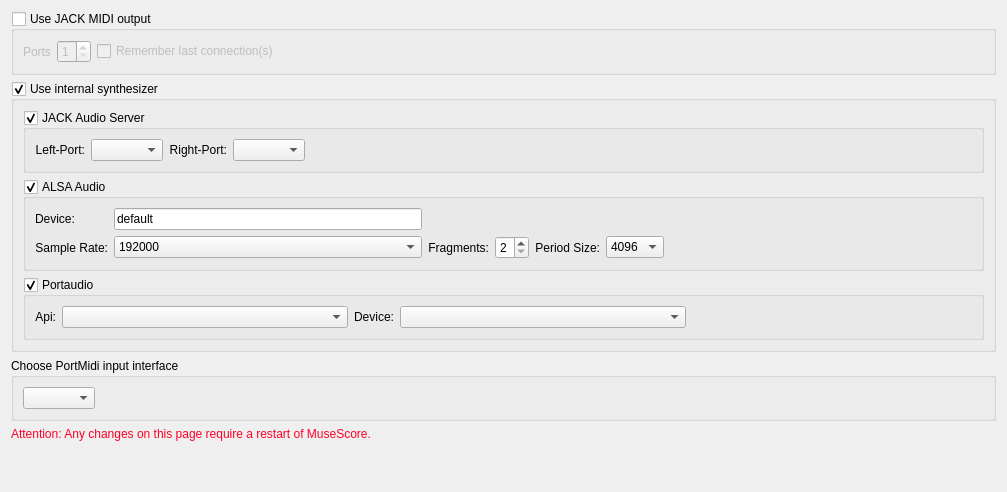
     <widget class="QWidget" name="tab_2">
      <property name="accessibleName">
       <string/>
      </property>
      <attribute name="title">
       <string>I/O</string>
      </attribute>
      <layout class="QVBoxLayout" name="verticalLayout_8">
       <item>
        <widget class="QGroupBox" name="useJackMidi">
         <property name="sizePolicy">
          <sizepolicy hsizetype="Preferred" vsizetype="Preferred">
           <horstretch>0</horstretch>
           <verstretch>0</verstretch>
          </sizepolicy>
         </property>
         <property name="title">
          <string>Use JACK MIDI output</string>
         </property>
         <property name="flat">
          <bool>true</bool>
         </property>
         <property name="checkable">
          <bool>true</bool>
         </property>
         <property name="checked">
          <bool>false</bool>
         </property>
         <layout class="QHBoxLayout" name="horizontalLayout_7">
          <item>
           <layout class="QFormLayout" name="formLayout_6">
            <property name="fieldGrowthPolicy">
             <enum>QFormLayout::AllNonFixedFieldsGrow</enum>
            </property>
            <item row="0" column="0">
             <widget class="QLabel" name="label_22">
              <property name="text">
               <string>Ports</string>
              </property>
             </widget>
            </item>
            <item row="0" column="1">
             <widget class="QSpinBox" name="midiPorts">
              <property name="minimum">
               <number>1</number>
              </property>
              <property name="maximum">
               <number>8</number>
              </property>
              <property name="value">
               <number>1</number>
              </property>
             </widget>
            </item>
           </layout>
          </item>
          <item>
           <widget class="QCheckBox" name="rememberLastMidiConnections">
            <property name="text">
             <string>Remember last connection(s)</string>
            </property>
           </widget>
          </item>
          <item>
           <spacer name="horizontalSpacer_4">
            <property name="orientation">
             <enum>Qt::Horizontal</enum>
            </property>
            <property name="sizeHint" stdset="0">
             <size>
              <width>705</width>
              <height>20</height>
             </size>
            </property>
           </spacer>
          </item>
         </layout>
        </widget>
       </item>
       <item>
        <widget class="QGroupBox" name="useSynthesizer">
         <property name="sizePolicy">
          <sizepolicy hsizetype="Preferred" vsizetype="Preferred">
           <horstretch>0</horstretch>
           <verstretch>0</verstretch>
          </sizepolicy>
         </property>
         <property name="title">
          <string>Use internal synthesizer</string>
         </property>
         <property name="flat">
          <bool>true</bool>
         </property>
         <property name="checkable">
          <bool>true</bool>
         </property>
         <layout class="QVBoxLayout">
          <item>
           <widget class="QGroupBox" name="jackDriver">
            <property name="title">
             <string>JACK Audio Server</string>
            </property>
            <property name="flat">
             <bool>true</bool>
            </property>
            <property name="checkable">
             <bool>true</bool>
            </property>
            <layout class="QHBoxLayout">
             <item>
              <widget class="QLabel" name="label_6">
               <property name="sizePolicy">
                <sizepolicy hsizetype="Fixed" vsizetype="Fixed">
                 <horstretch>0</horstretch>
                 <verstretch>0</verstretch>
                </sizepolicy>
               </property>
               <property name="text">
                <string>Left-Port:</string>
               </property>
               <property name="textFormat">
                <enum>Qt::PlainText</enum>
               </property>
               <property name="alignment">
                <set>Qt::AlignRight|Qt::AlignTrailing|Qt::AlignVCenter</set>
               </property>
              </widget>
             </item>
             <item>
              <widget class="QComboBox" name="jackLPort"/>
             </item>
             <item>
              <widget class="QLabel" name="label_7">
               <property name="sizePolicy">
                <sizepolicy hsizetype="Fixed" vsizetype="Fixed">
                 <horstretch>0</horstretch>
                 <verstretch>0</verstretch>
                </sizepolicy>
               </property>
               <property name="text">
                <string>Right-Port:</string>
               </property>
               <property name="textFormat">
                <enum>Qt::PlainText</enum>
               </property>
               <property name="alignment">
                <set>Qt::AlignRight|Qt::AlignTrailing|Qt::AlignVCenter</set>
               </property>
              </widget>
             </item>
             <item>
              <widget class="QComboBox" name="jackRPort"/>
             </item>
             <item>
              <spacer name="horizontalSpacer_8">
               <property name="orientation">
                <enum>Qt::Horizontal</enum>
               </property>
               <property name="sizeHint" stdset="0">
                <size>
                 <width>40</width>
                 <height>20</height>
                </size>
               </property>
              </spacer>
             </item>
            </layout>
           </widget>
          </item>
          <item>
           <widget class="QGroupBox" name="alsaDriver">
            <property name="sizePolicy">
             <sizepolicy hsizetype="Expanding" vsizetype="Preferred">
              <horstretch>0</horstretch>
              <verstretch>0</verstretch>
             </sizepolicy>
            </property>
            <property name="title">
             <string>ALSA Audio</string>
            </property>
            <property name="flat">
             <bool>true</bool>
            </property>
            <property name="checkable">
             <bool>true</bool>
            </property>
            <property name="checked">
             <bool>true</bool>
            </property>
            <layout class="QGridLayout" name="gridLayout_5">
             <item row="0" column="0">
              <widget class="QLabel" name="label_10">
               <property name="text">
                <string>Device:</string>
               </property>
              </widget>
             </item>
             <item row="0" column="1">
              <widget class="QLineEdit" name="alsaDevice">
               <property name="text">
                <string>default</string>
               </property>
              </widget>
             </item>
             <item row="1" column="0">
              <widget class="QLabel" name="label_11">
               <property name="text">
                <string>Sample Rate:</string>
               </property>
               <property name="alignment">
                <set>Qt::AlignRight|Qt::AlignTrailing|Qt::AlignVCenter</set>
               </property>
              </widget>
             </item>
             <item row="1" column="1">
              <widget class="QComboBox" name="alsaSampleRate">
               <item>
                <property name="text">
                 <string>192000</string>
                </property>
               </item>
               <item>
                <property name="text">
                 <string>96000</string>
                </property>
               </item>
               <item>
                <property name="text">
                 <string>88200</string>
                </property>
               </item>
               <item>
                <property name="text">
                 <string>48000</string>
                </property>
               </item>
               <item>
                <property name="text">
                 <string>44100</string>
                </property>
               </item>
               <item>
                <property name="text">
                 <string>32000</string>
                </property>
               </item>
               <item>
                <property name="text">
                 <string>22050</string>
                </property>
               </item>
              </widget>
             </item>
             <item row="1" column="2">
              <widget class="QLabel" name="label_13">
               <property name="text">
                <string>Fragments:</string>
               </property>
               <property name="alignment">
                <set>Qt::AlignRight|Qt::AlignTrailing|Qt::AlignVCenter</set>
               </property>
              </widget>
             </item>
             <item row="1" column="3">
              <widget class="QSpinBox" name="alsaFragments">
               <property name="minimum">
                <number>2</number>
               </property>
               <property name="maximum">
                <number>8</number>
               </property>
               <property name="value">
                <number>2</number>
               </property>
              </widget>
             </item>
             <item row="1" column="4">
              <widget class="QLabel" name="label_12">
               <property name="text">
                <string>Period Size:</string>
               </property>
               <property name="alignment">
                <set>Qt::AlignRight|Qt::AlignTrailing|Qt::AlignVCenter</set>
               </property>
              </widget>
             </item>
             <item row="1" column="5">
              <widget class="QComboBox" name="alsaPeriodSize">
               <item>
                <property name="text">
                 <string>4096</string>
                </property>
               </item>
               <item>
                <property name="text">
                 <string>2048</string>
                </property>
               </item>
               <item>
                <property name="text">
                 <string>1024</string>
                </property>
               </item>
               <item>
                <property name="text">
                 <string>512</string>
                </property>
               </item>
               <item>
                <property name="text">
                 <string>256</string>
                </property>
               </item>
               <item>
                <property name="text">
                 <string>128</string>
                </property>
               </item>
               <item>
                <property name="text">
                 <string>64</string>
                </property>
               </item>
              </widget>
             </item>
             <item row="1" column="6">
              <spacer name="horizontalSpacer_9">
               <property name="orientation">
                <enum>Qt::Horizontal</enum>
               </property>
               <property name="sizeHint" stdset="0">
                <size>
                 <width>40</width>
                 <height>20</height>
                </size>
               </property>
              </spacer>
             </item>
            </layout>
           </widget>
          </item>
          <item>
           <widget class="QGroupBox" name="portaudioDriver">
            <property name="sizePolicy">
             <sizepolicy hsizetype="Preferred" vsizetype="Preferred">
              <horstretch>0</horstretch>
              <verstretch>0</verstretch>
             </sizepolicy>
            </property>
            <property name="title">
             <string>Portaudio</string>
            </property>
            <property name="flat">
             <bool>true</bool>
            </property>
            <property name="checkable">
             <bool>true</bool>
            </property>
            <layout class="QHBoxLayout" name="horizontalLayout_5">
             <item>
              <widget class="QLabel" name="label_21">
               <property name="text">
                <string>Api:</string>
               </property>
               <property name="alignment">
                <set>Qt::AlignRight|Qt::AlignTrailing|Qt::AlignVCenter</set>
               </property>
              </widget>
             </item>
             <item>
              <widget class="QComboBox" name="portaudioApi">
               <property name="sizePolicy">
                <sizepolicy hsizetype="Expanding" vsizetype="Fixed">
                 <horstretch>0</horstretch>
                 <verstretch>0</verstretch>
                </sizepolicy>
               </property>
              </widget>
             </item>
             <item>
              <widget class="QLabel" name="label_3">
               <property name="text">
                <string>Device:</string>
               </property>
               <property name="alignment">
                <set>Qt::AlignRight|Qt::AlignTrailing|Qt::AlignVCenter</set>
               </property>
              </widget>
             </item>
             <item>
              <widget class="QComboBox" name="portaudioDevice">
               <property name="sizePolicy">
                <sizepolicy hsizetype="Expanding" vsizetype="Fixed">
                 <horstretch>0</horstretch>
                 <verstretch>0</verstretch>
                </sizepolicy>
               </property>
              </widget>
             </item>
             <item>
              <spacer name="horizontalSpacer_6">
               <property name="orientation">
                <enum>Qt::Horizontal</enum>
               </property>
               <property name="sizeHint" stdset="0">
                <size>
                 <width>40</width>
                 <height>20</height>
                </size>
               </property>
              </spacer>
             </item>
            </layout>
           </widget>
          </item>
         </layout>
        </widget>
       </item>
       <item>
        <widget class="QGroupBox" name="portmidiDriverInput">
         <property name="sizePolicy">
          <sizepolicy hsizetype="Preferred" vsizetype="Preferred">
           <horstretch>0</horstretch>
           <verstretch>0</verstretch>
          </sizepolicy>
         </property>
         <property name="minimumSize">
          <size>
           <width>0</width>
           <height>47</height>
          </size>
         </property>
         <property name="title">
          <string>Choose PortMidi input interface</string>
         </property>
         <property name="flat">
          <bool>true</bool>
         </property>
         <layout class="QHBoxLayout" name="horizontalLayout_6">
          <item>
           <widget class="QComboBox" name="portMidiInput">
            <property name="sizePolicy">
             <sizepolicy hsizetype="Preferred" vsizetype="Fixed">
              <horstretch>0</horstretch>
              <verstretch>0</verstretch>
             </sizepolicy>
            </property>
           </widget>
          </item>
          <item>
           <spacer name="horizontalSpacer_7">
            <property name="orientation">
             <enum>Qt::Horizontal</enum>
            </property>
            <property name="sizeHint" stdset="0">
             <size>
              <width>40</width>
              <height>20</height>
             </size>
            </property>
           </spacer>
          </item>
         </layout>
        </widget>
       </item>
       <item>
        <widget class="QLabel" name="restartWarning">
         <property name="sizePolicy">
          <sizepolicy hsizetype="Expanding" vsizetype="Fixed">
           <horstretch>0</horstretch>
           <verstretch>0</verstretch>
          </sizepolicy>
         </property>
         <property name="palette">
          <palette>
           <active>
            <colorrole role="WindowText">
             <brush brushstyle="SolidPattern">
              <color alpha="255">
               <red>255</red>
               <green>1</green>
               <blue>39</blue>
              </color>
             </brush>
            </colorrole>
           </active>
           <inactive>
            <colorrole role="WindowText">
             <brush brushstyle="SolidPattern">
              <color alpha="255">
               <red>255</red>
               <green>1</green>
               <blue>39</blue>
              </color>
             </brush>
            </colorrole>
           </inactive>
           <disabled>
            <colorrole role="WindowText">
             <brush brushstyle="SolidPattern">
              <color alpha="255">
               <red>119</red>
               <green>119</green>
               <blue>121</blue>
              </color>
             </brush>
            </colorrole>
           </disabled>
          </palette>
         </property>
         <property name="text">
          <string>Attention: Any changes on this page require a restart of MuseScore.</string>
         </property>
        </widget>
       </item>
       <item>
        <spacer name="verticalSpacer_4">
         <property name="orientation">
          <enum>Qt::Vertical</enum>
         </property>
         <property name="sizeHint" stdset="0">
          <size>
           <width>20</width>
           <height>40</height>
          </size>
         </property>
        </spacer>
       </item>
      </layout>
     </widget>
